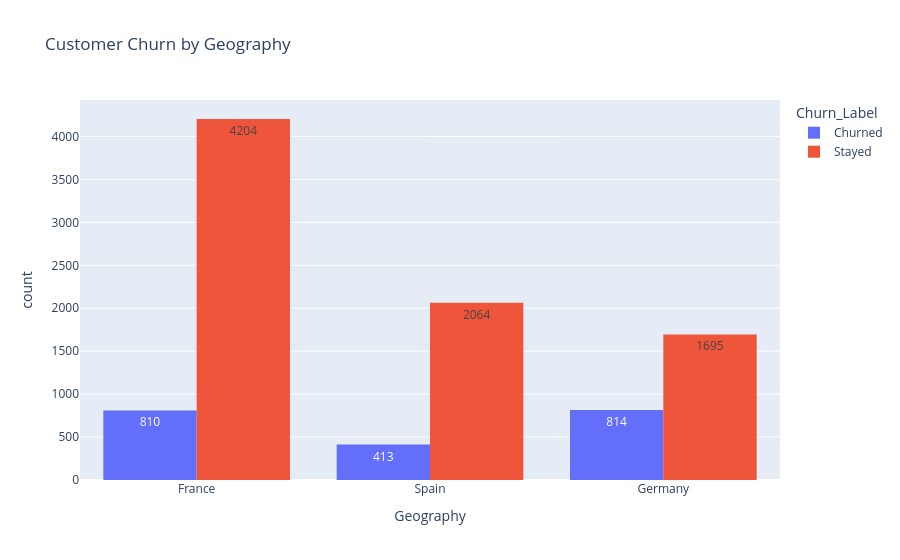

Notebook code cell kept with this figure:
### Code cell
## Plotting the distribution of customers by geography and churn status

df1["Churn_Label"] = df1["Exited"].map({0: "Stayed", 1: "Churned"})

fig = px.histogram(
    df1,
    x="Geography",
    color="Churn_Label",
    barmode="group",
    text_auto=True,
    title="Customer Churn by Geography"
)

fig.show()

### Figure 1 — Plotly figure (JSON) as saved in the notebook; plotly's stock layout.template omitted (floating-point values rounded to 4 significant figures; data arrays with more than 128 entries replaced by an {"elided": "..."} marker saying what was removed)
{"data": [{"alignmentgroup": "True", "bingroup": "x", "hovertemplate": "Churn_Label=Churned<br>Geography=%{x}<br>count=%{y}<extra></extra>", "legendgroup": "Churned", "marker": {"color": "#636efa", "pattern": {"shape": ""}}, "name": "Churned", "offsetgroup": "Churned", "orientation": "v", "showlegend": true, "texttemplate": "%{value}", "type": "histogram", "x": {"elided": "2037 str values"}, "xaxis": "x", "yaxis": "y"}, {"alignmentgroup": "True", "bingroup": "x", "hovertemplate": "Churn_Label=Stayed<br>Geography=%{x}<br>count=%{y}<extra></extra>", "legendgroup": "Stayed", "marker": {"color": "#EF553B", "pattern": {"shape": ""}}, "name": "Stayed", "offsetgroup": "Stayed", "orientation": "v", "showlegend": true, "texttemplate": "%{value}", "type": "histogram", "x": {"elided": "7963 str values"}, "xaxis": "x", "yaxis": "y"}], "layout": {"barmode": "group", "legend": {"title": {"text": "Churn_Label"}, "tracegroupgap": 0}, "title": {"text": "Customer Churn by Geography"}, "xaxis": {"anchor": "y", "domain": [0, 1], "title": {"text": "Geography"}}, "yaxis": {"anchor": "x", "domain": [0, 1], "title": {"text": "count"}}}}
